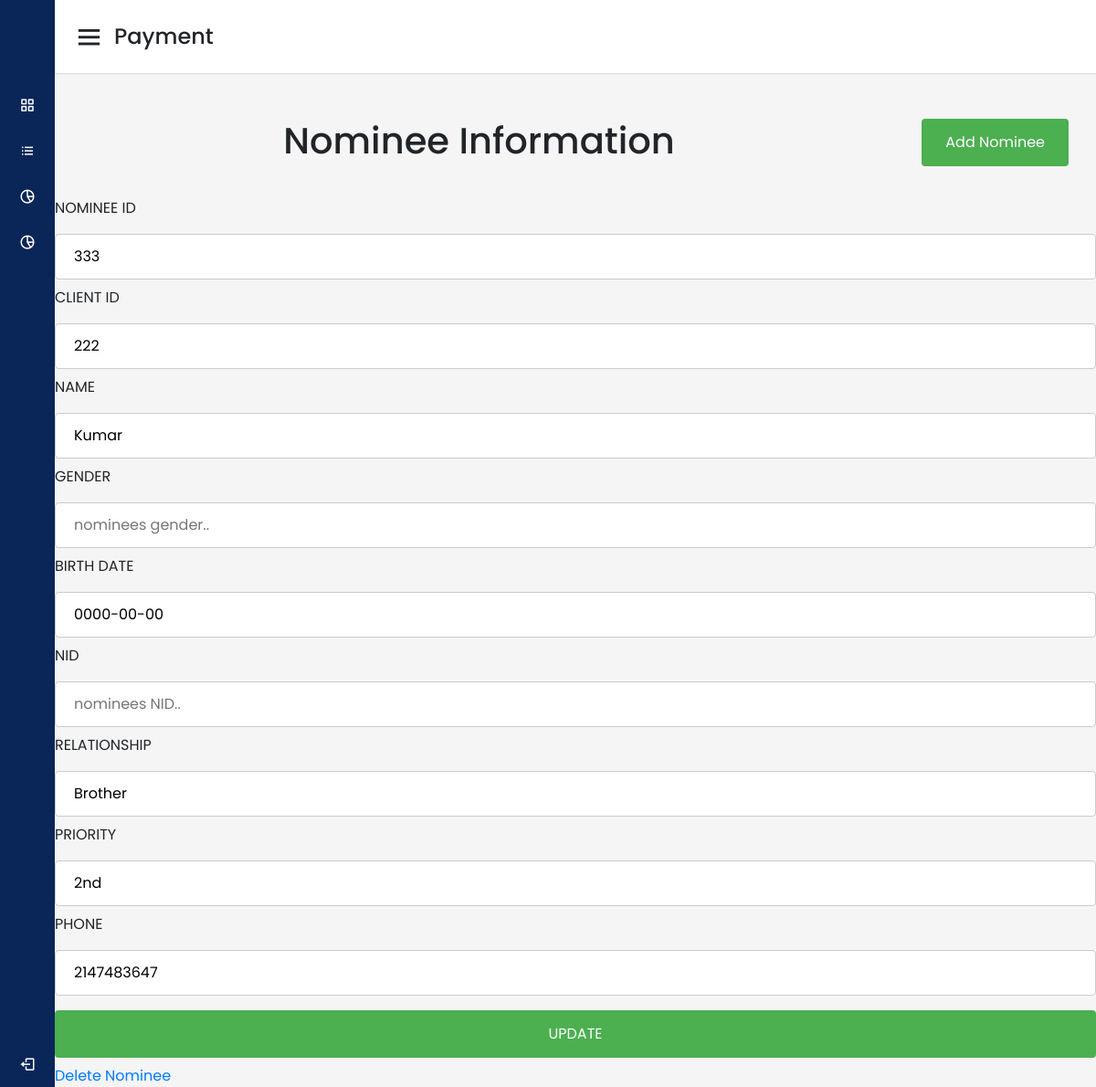
Screenshot of /agent/editNominee.php?nominee_id=333 with the database file from the repository.
### tables this page shows
CREATE TABLE `nominee` (
  `nominee_id` int(11) NOT NULL,
  `client_id` int(11) NOT NULL,
  `name` varchar(30) NOT NULL,
  `gender` varchar(20) NOT NULL,
  `birth_date` date NOT NULL,
  `relationship` varchar(30) NOT NULL,
  `priority` varchar(20) NOT NULL,
  `phone` int(11) NOT NULL
);

### agent/editNominee.php (the view, shortened to what this page needs)
<?php include('includes/header.php'); ?>
<?php include('includes/sidebar.php'); ?>
<body>
	<section class="home-section">
    <nav>
      <div class="sidebar-button">
        <i class='bx bx-menu sidebarBtn'></i>
        <span class="dashboard">Payment</span>
      </div>
    </nav>
        <div id="page-wrapper">
                <div class="row">
                    <div class="col-md-12">
                        <h1 class="page-head-line">Nominee Information
						<button class="btn" align="center">
						<a href="addNominee.php" class="btn">Add Nominee</a>
						</button>
						</h1>
                    </div>
                </div>
<?php
   include'connection.php';
	if($_SERVER["REQUEST_METHOD"] == "GET"){
		$nominee_id = $_GET["nominee_id"];
	}
	$sql = "SELECT * from nominee where nominee_id='$nominee_id'";
	$result = $conn->query($sql);
	echo "<div>\n";
	  echo '<form action="updateNominee.php" method="post">';
	while($row = $result->fetch_assoc()) {
		echo "<label for=\"fname\">NOMINEE ID</label>";
	    echo "<input type=\"text\" nominee_id=\"fname\" name=\"nominee_id\" placeholder=\"nominee id..\" value=\"$row[nominee_id]\">";
		echo "<label for=\"fname\">CLIENT ID</label>";
	    echo "<input type=\"text\" nominee_id=\"fname\" name=\"client_id\" placeholder=\"client id..\" value=\"$row[client_id]\">";
		echo "<label for=\"fname\">NAME</label>";
	    echo "<input type=\"text\" nominee_id=\"fname\" name=\"name\" placeholder=\"nominees Name..\" value=\"$row[name]\">";
		echo "<label for=\"fname\">GENDER</label>";
		echo "<input type=\"text\" nominee_id=\"fname\" name=\"sex\" placeholder=\"nominees gender..\" value=\"$row[sex]\">";
		echo "<label for=\"fname\">BIRTH DATE</label>";
		echo "<input type=\"text\" nominee_id=\"fname\" name=\"birth_date\" placeholder=\"nominees Birth Date..\" value=\"$row[birth_date]\">";
		echo "<label for=\"fname\">NID</label>";
		echo "<input type=\"text\" nominee_id=\"fname\" name=\"nid\" placeholder=\"nominees NID..\" value=\"$row[nid]\">";
		echo "<label for=\"fname\">RELATIONSHIP</label>";
		echo "<input type=\"text\" nominee_id=\"fname\" name=\"relationship\" placeholder=\"Relationship With Client..\" value=\"$row[relationship]\">";
		echo "<label for=\"fname\">PRIORITY</label>";
		echo "<input type=\"text\" nominee_id=\"fname\" name=\"priority\" placeholder=\"Priority..\" value=\"$row[priority]\">";
		echo "<label for=\"fname\">PHONE</label>";
		echo "<input type=\"text\" nominee_id=\"fname\" name=\"phone\" placeholder=\"nominees Phone..\" value=\"$row[phone]\">";
    }
	echo "<input type=\"submit\" value=\"UPDATE\">";
	echo "</form>\n";
	echo "<a href='deleteNominee.php?nominee_id=".$nominee_id."'>Delete Nominee</a>";
echo "</div>\n";
?>
        </div>
</body>
</html>

### admin/adminhome.css (style rules this page uses)
* { margin: 0; padding: 0; box-sizing: border-box; font-family: 'Poppins', sans-serif; }
.home-section { position: relative; background: #f5f5f5; min-height: 100vh; width: calc(100% - 240px); left: 240px; transition: all 0.5s ease; }
.home-section nav { display: flex; justify-content: space-between; height: 80px; background: #fff; display: flex; align-items: center; position: fixed; width: calc(100% - 240px); left: 240px; z-index: 100; padding: 0 20px; box-shadow: 0 1px 1px rgba(0, 0, 0, 0.1); transition: all 0.5s ease; }
.home-section nav .sidebar-button { display: flex; align-items: center; font-size: 24px; font-weight: 500; }
nav .sidebar-button i { font-size: 35px; margin-right: 10px; }
@media (max-width: 1240px) { .home-section { width: calc(100% - 60px); left: 60px; } }
@media (max-width: 1240px) { .home-section nav { width: calc(100% - 60px); left: 60px; } }
input[type=text], select { width: 100%; padding: 12px 20px; margin: 8px 0; display: inline-block; border: 1px solid #ccc; border-radius: 4px; box-sizing: border-box; }
input[type=submit] { width: 100%; background-color: #4CAF50; color: white; padding: 14px 20px; margin: 8px 0; border: none; border-radius: 4px; cursor: pointer; }
.btn { color:royalblue border }
#page-wrapper { padding-top: 100px; }
.row { padding:30px; margin-left: 18%; }
.btn { background-color: #4CAF50; float: right; color:white; text-decoration:none; }

### agent/editNominee.php (style rules this page uses)
.row { padding:30px; margin-left: 18%; }
.btn { background-color: #4CAF50; float: right; color:white; text-decoration:none; }

### rows the page displays
nominee: nominee_id "333", client_id "222", name "Kumar", birth_date "0000-00-00", relationship "Brother", priority "2nd", phone "2147483647"
